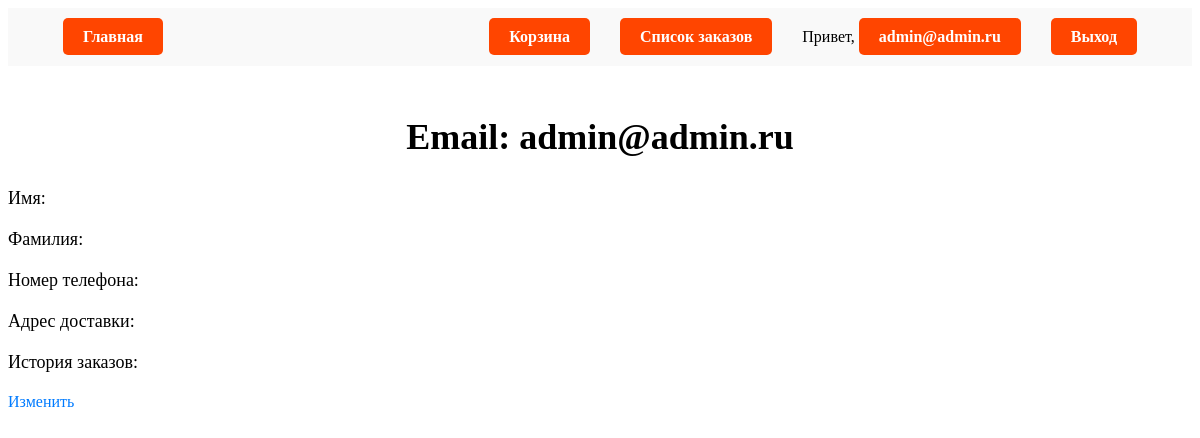
/accounts/user_info/1/, run on an earlier commit of the app's database.
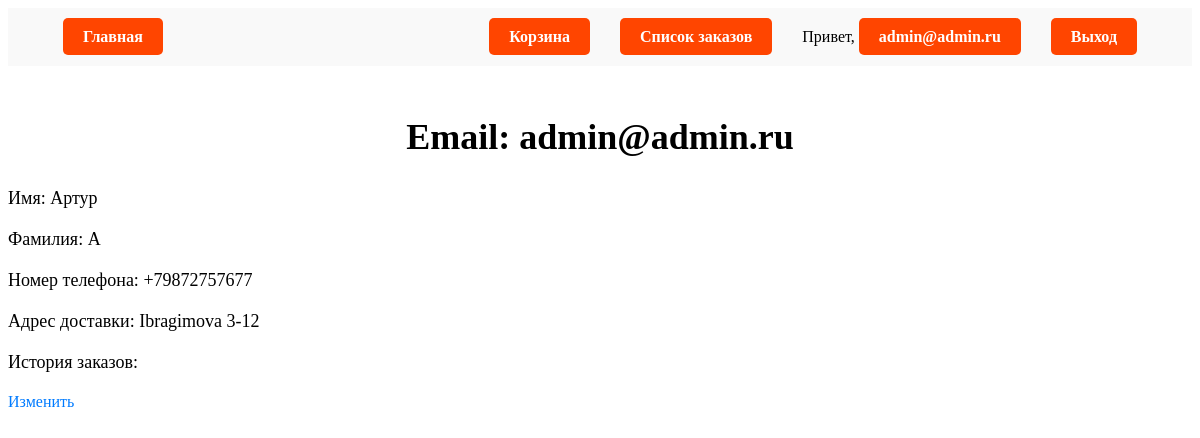
And on a later commit of the database.
### users/models.py (models this page shows, shortened)
class CustomUser(AbstractUser):
    username = None
    email = models.EmailField(_('email address'), unique=True)
    phone_number = models.CharField(_('phone_number'), max_length=20)
    shipping_address = models.CharField(_('shipping_address'), max_length=200)
    order_history = models.TextField(_('order_history'))
    USERNAME_FIELD = 'email'
    REQUIRED_FIELDS = []
    objects = CustomUserManager()

### users/views.py (the view)
# urls.py: path('user_info/<int:pk>/', CustomUserDetailView.as_view(), name='user_detail'),
class CustomUserDetailView(DetailView):
    model = CustomUser
    template_name = 'users/user_detail.html'
    context_object_name = 'user'

### users/templates/users/user_detail.html (shortened to what this page needs)
{% extends 'shop/base.html' %}
{% block content %}
  <h1>Email: {{ user.email }}</h1>
  <p>Имя: {{ user.first_name }}</p>
  <p>Фамилия: {{ user.last_name }}</p>
  <p>Номер телефона: {{ user.phone_number }}</p>
  <p>Адрес доставки: {{ user.shipping_address }}</p>
  <p>История заказов: {{ user.order_history }}</p>
  <a href="{% url 'users:user_update' user.pk %}">Изменить</a>
{% endblock %}

### shop/templates/shop/base.html (shortened to what this page needs)
<!DOCTYPE html>
<html lang="ru">
<head>
  {% load static %}
  <link rel="stylesheet" type="text/css" href="{% static 'css/style.css' %}">
</head>
<body>
  <ul class="nav-list">
    <li class="nav-item">
      <a href="{% url 'shop:product_list' %}" class="nav-link">Главная</a>
    </li>
    <li class="nav-item">
      <a href="{% url 'cart:cart_detail' %}" class="nav-link">Корзина</a>
    </li>
    {% if user.is_staff %}
    <li class="nav-item">
      <a href="{% url 'shop:order_list' %}" class="nav-link">Список заказов</a>
    </li>
    {% endif %}
    {% if user.is_authenticated %}
    <li class="nav-item">
      Привет, <a class="nav-link" href="{% url 'users:user_detail' user.id %}">{{ user.email }}</a>
    </li>
    <li class="nav-item">
      <a class="nav-link" href="{% url 'users:logout' %}">Выход</a>
    </li>
    {% endif %}
  </ul>
  {% block content %}
  {% endblock %}
</body>
</html>

What changed in the data, as far as the page shows it:
changed CustomUser "admin@admin.ru": first_name (not shown) → "Артур"; last_name (not shown) → "А"; phone_number (not shown) → "+79872757677"; shipping_address (not shown) → "Ibragimova 3-12"
